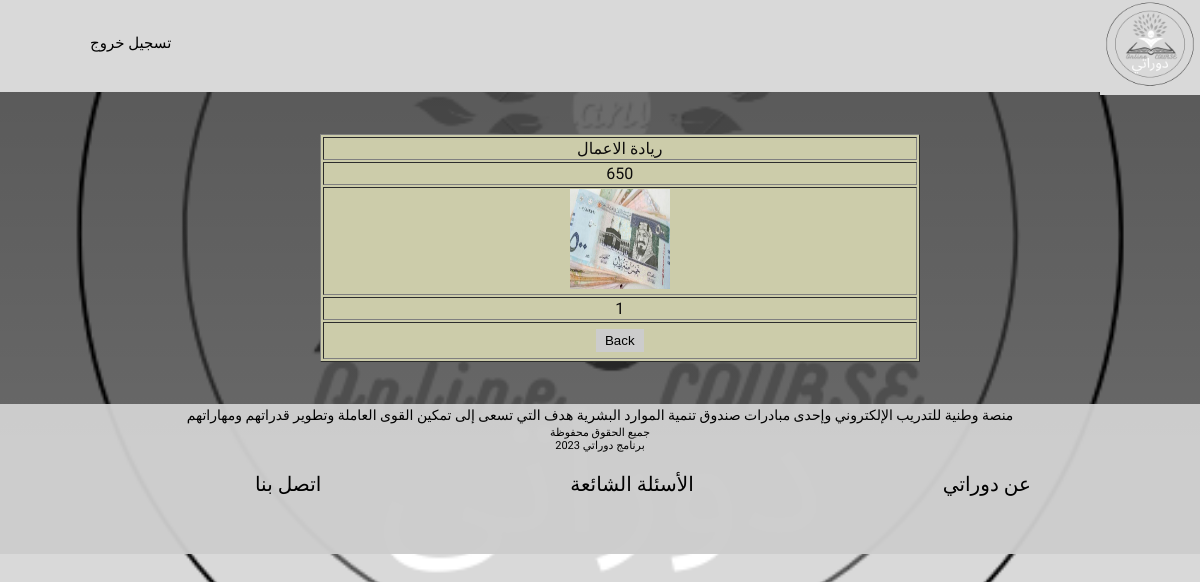
The app's page /detalis.php?id=49 with its own data.
### tables this page shows
CREATE TABLE `create_course` (
  `c_number` int(11) NOT NULL,
  `c_name` varchar(30) NOT NULL,
  `c_price` int(11) NOT NULL,
  `image` varchar(30) NOT NULL,
  `c_num` int(11) NOT NULL
);

### detalis.php (the view, shortened to what this page needs)
<!DOCTYPE html>
<html>
<head>
  <link rel="stylesheet" href="css/home_page.css">
</head>
 <body>
 <div class="header">
    <ul>
      <li><a href="Logout.php">تسجيل خروج </a></li>
    </ul>
    <a href="home_page.php"> <img src="ogo1.png" alt="logo" height="95px" width="100px"></a>
  </div>
 <div class="container1">
  <div class="card1">
<?php
 include 'Database_Link.php';
$id= $_GET['id'];
$sql = "select * from create_course where c_number =".$id;
$query = mysqli_query($conn,$sql);
$rslt = mysqli_fetch_row($query);
if ($rslt) {
    echo '<div class="g" align="center">';
    echo '<table border="1" width="80%" bgcolor="#cca">';
    echo '<tr align="center"><td>' . $rslt[1] . '</td></tr>';
    echo '<tr align="center"><td>' . $rslt[2] . '</td></tr>';
    echo '<tr align="center" ><td><img src="' . $rslt[3] . '" height="100"width="100"></td></tr>';
    echo '<tr align="center"><td>' . $rslt[4] . '</td></tr>';
	echo '<td align="center"><a href="home_page.php"><button class="submit">Back</button></a></td></tr>';
    echo '</table>';
}
 ?>
      </div>
      </div>
  <footer>
    <p id="p1">منصة وطنية للتدريب الإلكتروني وإحدى مبادرات صندوق تنمية الموارد البشرية هدف التي تسعى إلى تمكين
      القوى العاملة وتطوير قدراتهم ومهاراتهم</p>
    <p id="p2">جميع الحقوق محفوظة <br> برنامج دوراتي 2023 </p>
    <ul class="nav1">
      <li> <a href="#"> اتصل بنا </a></li>
      <li><a href="#">الأسئلة الشائعة</a></li>
      <li> <a href="#"> عن دوراتي </a></li>
    </ul>
  </footer>
</body>
</html>

### css/home_page.css (style rules this page uses)
body { background-image:linear-gradient(rgba(0, 0, 0, 0.6) , rgba(0, 0, 0, 0.5)),url(ogo1.png); background-repeat:no-repeat; background-position: center; background-size: cover; font-family: 'Lemonada'; margin-top: 0; }
.header { display: flex; justify-content: space-between; align-items: center; position: relative; margin: -8px; background: #d9d9d9; height: 100px; }
.header img { margin-bottom: -15%; }
.card1 { margin-left: 20%; width: 750px; height: auto; margin-top: 50px; margin-bottom: 50px; border-radius: 5px; flex-direction: column; align-items: center; color: rgb(14, 13, 13); }
.submit { text-align: center; background: #ccc; border: #ccc solid; margin: 5px; }
.g { width:auto; height: auto; }
div ul { list-style: none; width: auto; margin: 10px ; overflow: auto; }
div ul li { display: inline-block; padding: 10px 40px; }
div ul li a { text-decoration: none; font-size: 15px; color: #000; }
footer { background: rgba(214, 214, 214, 0.918); height: 150px; width: auto; overflow: auto; margin: -8px; }
.nav1 li { list-style: none; display: inline-flex; margin-left: 165px; }
.nav1 a { text-decoration: none; color: #000; font-size: 20px; }
#p1 { text-align: center; font-size: 14px; margin: 3px; }
#p2 { text-align: center; font-size: 11px; margin: 2px; }

### records on screen
create_course: c_name "ريادة الاعمال", c_price "650", image (picture), c_num "1"
